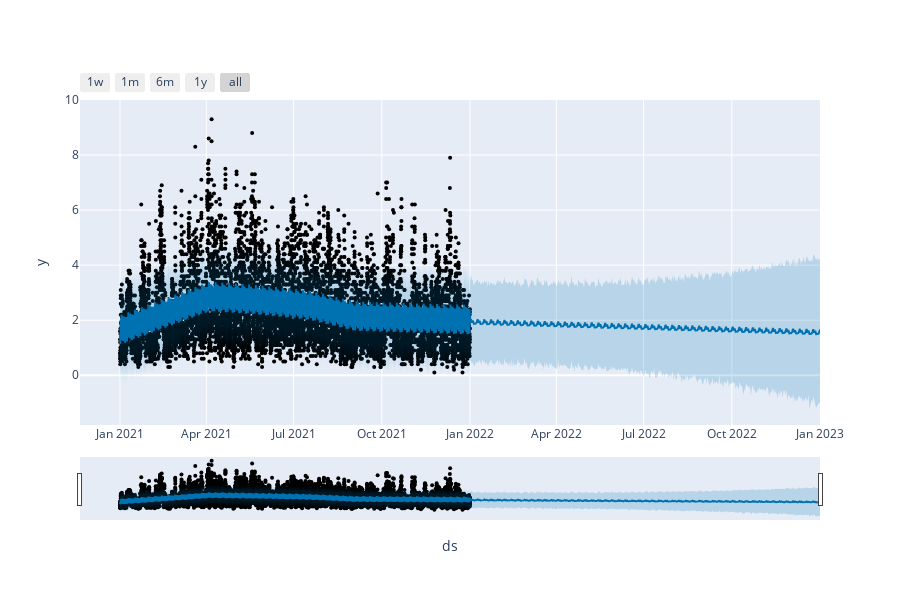

Source (notebook cell):
### Code cell
forecast = model.predict(future)
fig1 = plot_plotly(model, forecast)
fig1

### Figure 1 — Plotly figure (JSON) as saved in the notebook; plotly's stock layout.template omitted (floating-point values rounded to 4 significant figures; data arrays with more than 128 entries replaced by an {"elided": "..."} marker saying what was removed)
{"data": [{"marker": {"color": "black", "size": 4}, "mode": "markers", "name": "Actual", "type": "scatter", "x": {"elided": "8760 str values"}, "y": {"elided": "8760 float values"}}, {"hoverinfo": "skip", "line": {"width": 0}, "mode": "lines", "type": "scatter", "x": {"elided": "9125 str values"}, "y": {"elided": "9125 float values"}}, {"fill": "tonexty", "fillcolor": "rgba(0, 114, 178, 0.2)", "line": {"color": "#0072B2", "width": 2}, "mode": "lines", "name": "Predicted", "type": "scatter", "x": {"elided": "9125 str values"}, "y": {"elided": "9125 float values"}}, {"fill": "tonexty", "fillcolor": "rgba(0, 114, 178, 0.2)", "hoverinfo": "skip", "line": {"width": 0}, "mode": "lines", "type": "scatter", "x": {"elided": "9125 str values"}, "y": {"elided": "9125 float values"}}], "layout": {"height": 600, "showlegend": false, "width": 900, "xaxis": {"rangeselector": {"buttons": [{"count": 7, "label": "1w", "step": "day", "stepmode": "backward"}, {"count": 1, "label": "1m", "step": "month", "stepmode": "backward"}, {"count": 6, "label": "6m", "step": "month", "stepmode": "backward"}, {"count": 1, "label": "1y", "step": "year", "stepmode": "backward"}, {"step": "all"}]}, "rangeslider": {"visible": true}, "title": {"text": "ds"}, "type": "date"}, "yaxis": {"title": {"text": "y"}}}}
